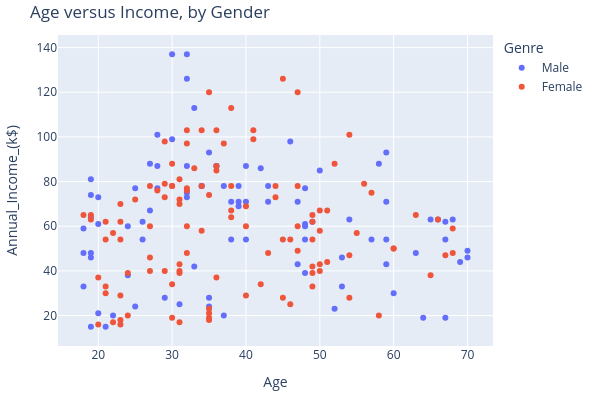

Notebook code for this chart:
### Markdown cell above
No one above 40 years old has spending score > 60.  
Very few customers below 30 years old have low spending score < 40.  

**The highest spending scores appear to be also a matter of age and not only a matter of income.**

This is the first tutorial that shows this conclusion (after reading dozens of tutorials on kaggle, here is some original data insight).

### Code cell
px.scatter(df,
        x="Age",
        y="Annual_Income_(k$)",
        color="Genre",
        height=400, width=600,
        title="Age versus Income, by Gender",
        ).update_layout(margin=dict(t=35, l=15, r=15, b=15))

### Figure 1 — Plotly figure (JSON) as saved in the notebook; plotly's stock layout.template omitted (floating-point values rounded to 4 significant figures)
{"data": [{"hovertemplate": "Genre=Male<br>Age=%{x}<br>Annual_Income_(k$)=%{y}<extra></extra>", "legendgroup": "Male", "marker": {"color": "#636efa", "symbol": "circle"}, "mode": "markers", "name": "Male", "orientation": "v", "showlegend": true, "type": "scatter", "x": [19, 21, 64, 67, 37, 22, 20, 52, 35, 25, 31, 29, 35, 60, 53, 18, 24, 48, 33, 59, 47, 69, 53, 70, 19, 63, 18, 19, 70, 59, 26, 40, 57, 38, 67, 48, 18, 48, 24, 48, 20, 67, 26, 49, 54, 68, 66, 65, 19, 27, 39, 43, 40, 59, 38, 47, 39, 20, 32, 19, 32, 25, 28, 48, 34, 43, 39, 37, 34, 19, 50, 42, 32, 40, 28, 36, 36, 58, 27, 59, 35, 46, 30, 28, 33, 32, 32, 30], "xaxis": "x", "y": [15, 15, 19, 19, 20, 20, 21, 23, 24, 24, 25, 28, 28, 30, 33, 33, 38, 39, 42, 43, 43, 44, 46, 46, 46, 48, 48, 48, 49, 54, 54, 54, 54, 54, 54, 54, 59, 60, 60, 61, 61, 62, 62, 62, 63, 63, 63, 63, 64, 67, 69, 71, 71, 71, 71, 71, 71, 73, 73, 74, 75, 77, 77, 77, 78, 78, 78, 78, 78, 81, 85, 86, 87, 87, 87, 87, 87, 88, 88, 93, 93, 98, 99, 101, 113, 126, 137, 137], "yaxis": "y"}, {"hovertemplate": "Genre=Female<br>Age=%{x}<br>Annual_Income_(k$)=%{y}<extra></extra>", "legendgroup": "Female", "marker": {"color": "#EF553B", "symbol": "circle"}, "mode": "markers", "name": "Female", "orientation": "v", "showlegend": true, "type": "scatter", "x": [20, 23, 31, 22, 35, 23, 30, 35, 58, 24, 35, 35, 46, 54, 45, 40, 23, 21, 49, 21, 42, 30, 36, 20, 65, 31, 49, 24, 50, 27, 29, 31, 49, 31, 50, 51, 27, 67, 54, 43, 68, 32, 47, 60, 60, 45, 23, 49, 46, 21, 55, 22, 34, 50, 68, 40, 32, 47, 27, 23, 49, 21, 66, 19, 38, 18, 19, 63, 49, 51, 50, 38, 40, 23, 31, 25, 31, 29, 44, 35, 57, 28, 32, 32, 34, 44, 38, 47, 27, 30, 30, 56, 29, 31, 36, 33, 36, 52, 30, 37, 32, 29, 41, 54, 41, 36, 34, 32, 38, 47, 35, 45], "xaxis": "x", "y": [16, 16, 17, 17, 18, 18, 19, 19, 20, 20, 21, 23, 25, 28, 28, 29, 29, 30, 33, 33, 34, 34, 37, 37, 38, 39, 39, 39, 40, 40, 40, 40, 42, 43, 43, 44, 46, 47, 47, 48, 48, 48, 49, 50, 50, 54, 54, 54, 54, 54, 57, 57, 58, 58, 59, 60, 60, 60, 60, 62, 62, 62, 63, 63, 64, 65, 65, 65, 65, 67, 67, 67, 69, 70, 70, 72, 72, 73, 73, 74, 75, 76, 76, 77, 78, 78, 78, 78, 78, 78, 78, 79, 79, 81, 85, 86, 87, 88, 88, 97, 97, 98, 99, 101, 103, 103, 103, 103, 113, 120, 120, 126], "yaxis": "y"}], "layout": {"height": 400, "legend": {"title": {"text": "Genre"}, "tracegroupgap": 0}, "margin": {"b": 15, "l": 15, "r": 15, "t": 35}, "title": {"text": "Age versus Income, by Gender"}, "width": 600, "xaxis": {"anchor": "y", "domain": [0, 1], "title": {"text": "Age"}}, "yaxis": {"anchor": "x", "domain": [0, 1], "title": {"text": "Annual_Income_(k$)"}}}}
